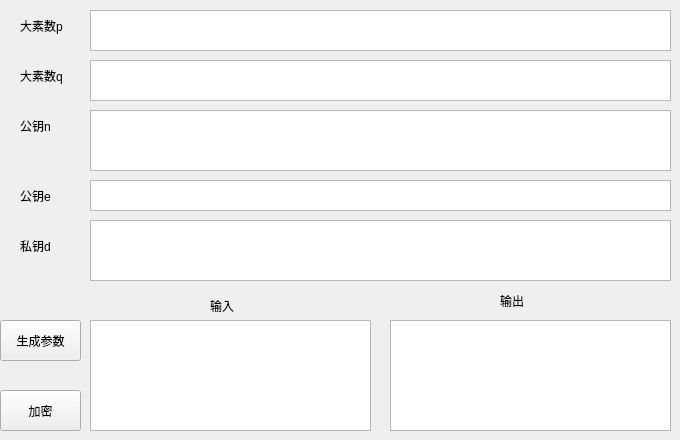
        <widget class="QWidget" name="tab_4">
         <attribute name="title">
          <string>RSA</string>
         </attribute>
         <widget class="QLabel" name="label_18">
          <property name="geometry">
           <rect>
            <x>20</x>
            <y>10</y>
            <width>51</width>
            <height>31</height>
           </rect>
          </property>
          <property name="text">
           <string>大素数p</string>
          </property>
         </widget>
         <widget class="QLabel" name="label_19">
          <property name="geometry">
           <rect>
            <x>20</x>
            <y>60</y>
            <width>51</width>
            <height>31</height>
           </rect>
          </property>
          <property name="text">
           <string>大素数q</string>
          </property>
         </widget>
         <widget class="QLabel" name="label_20">
          <property name="geometry">
           <rect>
            <x>20</x>
            <y>110</y>
            <width>41</width>
            <height>31</height>
           </rect>
          </property>
          <property name="text">
           <string>公钥n</string>
          </property>
         </widget>
         <widget class="QLabel" name="label_21">
          <property name="geometry">
           <rect>
            <x>20</x>
            <y>180</y>
            <width>41</width>
            <height>31</height>
           </rect>
          </property>
          <property name="text">
           <string>公钥e</string>
          </property>
         </widget>
         <widget class="QLabel" name="label_22">
          <property name="geometry">
           <rect>
            <x>20</x>
            <y>230</y>
            <width>41</width>
            <height>31</height>
           </rect>
          </property>
          <property name="text">
           <string>私钥d</string>
          </property>
         </widget>
         <widget class="QPlainTextEdit" name="plainTextEdit_14">
          <property name="geometry">
           <rect>
            <x>90</x>
            <y>10</y>
            <width>581</width>
            <height>41</height>
           </rect>
          </property>
         </widget>
         <widget class="QPlainTextEdit" name="plainTextEdit_15">
          <property name="geometry">
           <rect>
            <x>90</x>
            <y>60</y>
            <width>581</width>
            <height>41</height>
           </rect>
          </property>
         </widget>
         <widget class="QPlainTextEdit" name="plainTextEdit_16">
          <property name="geometry">
           <rect>
            <x>90</x>
            <y>110</y>
            <width>581</width>
            <height>61</height>
           </rect>
          </property>
         </widget>
         <widget class="QPlainTextEdit" name="plainTextEdit_17">
          <property name="geometry">
           <rect>
            <x>90</x>
            <y>180</y>
            <width>581</width>
            <height>31</height>
           </rect>
          </property>
         </widget>
         <widget class="QPlainTextEdit" name="plainTextEdit_18">
          <property name="geometry">
           <rect>
            <x>90</x>
            <y>220</y>
            <width>581</width>
            <height>61</height>
           </rect>
          </property>
         </widget>
         <widget class="QLabel" name="label_23">
          <property name="geometry">
           <rect>
            <x>210</x>
            <y>290</y>
            <width>31</width>
            <height>31</height>
           </rect>
          </property>
          <property name="text">
           <string>输入</string>
          </property>
         </widget>
         <widget class="QLabel" name="label_24">
          <property name="geometry">
           <rect>
            <x>500</x>
            <y>290</y>
            <width>31</width>
            <height>21</height>
           </rect>
          </property>
          <property name="text">
           <string>输出</string>
          </property>
         </widget>
         <widget class="QPlainTextEdit" name="plainTextEdit_19">
          <property name="geometry">
           <rect>
            <x>90</x>
            <y>320</y>
            <width>281</width>
            <height>111</height>
           </rect>
          </property>
         </widget>
         <widget class="QPlainTextEdit" name="plainTextEdit_20">
          <property name="geometry">
           <rect>
            <x>390</x>
            <y>320</y>
            <width>281</width>
            <height>111</height>
           </rect>
          </property>
         </widget>
         <widget class="QPushButton" name="pushButton_5">
          <property name="geometry">
           <rect>
            <x>0</x>
            <y>320</y>
            <width>81</width>
            <height>41</height>
           </rect>
          </property>
          <property name="text">
           <string>生成参数</string>
          </property>
         </widget>
         <widget class="QPushButton" name="pushButton_6">
          <property name="geometry">
           <rect>
            <x>0</x>
            <y>390</y>
            <width>81</width>
            <height>41</height>
           </rect>
          </property>
          <property name="text">
           <string>加密</string>
          </property>
         </widget>
        </widget>
